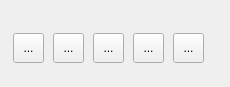
<?xml version="1.0" encoding="UTF-8"?>
<ui version="4.0">
 <class>MyForm</class>
 <widget class="QWidget" name="MyForm">
  <property name="geometry">
   <rect>
    <x>0</x>
    <y>0</y>
    <width>230</width>
    <height>87</height>
   </rect>
  </property>
  <property name="windowTitle">
   <string>Form</string>
  </property>
  <widget class="QToolButton" name="toolButton">
   <property name="geometry">
    <rect>
     <x>13</x>
     <y>33</y>
     <width>31</width>
     <height>30</height>
    </rect>
   </property>
   <property name="text">
    <string>...</string>
   </property>
   <property name="icon">
    <iconset resource="img.qrc">
     <normaloff>:/new/prefix1/imgs/brow1.jpg</normaloff>:/new/prefix1/imgs/brow1.jpg</iconset>
   </property>
  </widget>
  <widget class="QToolButton" name="toolButton_2">
   <property name="geometry">
    <rect>
     <x>53</x>
     <y>33</y>
     <width>31</width>
     <height>30</height>
    </rect>
   </property>
   <property name="text">
    <string>...</string>
   </property>
   <property name="icon">
    <iconset resource="img.qrc">
     <normaloff>:/new/prefix1/imgs/brow2.jpg</normaloff>:/new/prefix1/imgs/brow2.jpg</iconset>
   </property>
  </widget>
  <widget class="QToolButton" name="toolButton_3">
   <property name="geometry">
    <rect>
     <x>93</x>
     <y>33</y>
     <width>31</width>
     <height>30</height>
    </rect>
   </property>
   <property name="text">
    <string>...</string>
   </property>
   <property name="icon">
    <iconset resource="img.qrc">
     <normaloff>:/new/prefix1/imgs/brow3.jpg</normaloff>:/new/prefix1/imgs/brow3.jpg</iconset>
   </property>
  </widget>
  <widget class="QToolButton" name="toolButton_4">
   <property name="geometry">
    <rect>
     <x>133</x>
     <y>33</y>
     <width>31</width>
     <height>30</height>
    </rect>
   </property>
   <property name="text">
    <string>...</string>
   </property>
   <property name="icon">
    <iconset resource="img.qrc">
     <normaloff>:/new/prefix1/imgs/brow4.jpg</normaloff>:/new/prefix1/imgs/brow4.jpg</iconset>
   </property>
  </widget>
  <widget class="QToolButton" name="toolButton_5">
   <property name="geometry">
    <rect>
     <x>173</x>
     <y>33</y>
     <width>31</width>
     <height>30</height>
    </rect>
   </property>
   <property name="text">
    <string>...</string>
   </property>
   <property name="icon">
    <iconset resource="img.qrc">
     <normaloff>:/new/prefix1/imgs/brow5.jpg</normaloff>:/new/prefix1/imgs/brow5.jpg</iconset>
   </property>
  </widget>
 </widget>
 <resources>
  <include location="img.qrc"/>
 </resources>
 <connections/>
</ui>
